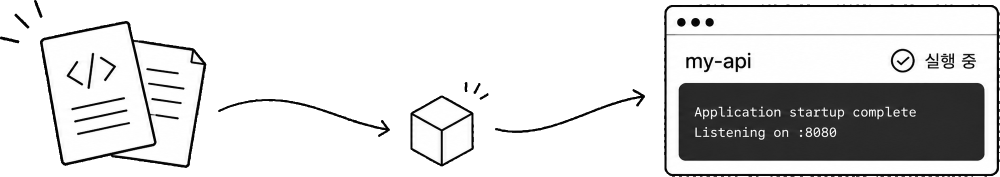
#> input picture web/src/assets/deploy_flow.png, 1999 x 353 px (shown at 1/2 size)
$ python measure.py ../src/assets/deploy_flow.png
#> lines starting #> are read from the running program, lines starting #| are printed output that depends on the picture; after the words box and inside, x2 and y2 are one past the last pixel; in counts of white or black regions, pixels touching at a corner belong together
#!/usr/bin/env python3
"""시안 PNG 계측기 — 행 밴드 / 괘선 / 밴드별 x덩어리(+색)를 뽑는다.

사용: python3 tools/measure.py <이미지> [--thr 190] [--band y0 y1] [--gap 14]
  기본        : 전체 행 밴드 + 가로/세로 괘선
  --band y0 y1: 그 구간 안의 x덩어리(단어 그룹)만 상세 출력
모든 좌표는 이미지 원본 px이다. CSS로 환산하려면 해당 렌더의 스케일로 나눈다.
"""
import sys
import numpy as np
from PIL import Image


def load(path):
#> called with path = '../src/assets/deploy_flow.png'
    im = Image.open(path)
#> im is the input picture: PIL image 1999x353 LA; mean R, G, B, A 213.4, 213.4, 213.4, 116.7
    return np.asarray(im.convert("L")), np.asarray(im.convert("RGB"))


def core_color(rgb, g, y0, y1, x0, x1, frac=25):
    reg = rgb[y0:y1, x0:x1].reshape(-1, 3)
    lum = g[y0:y1, x0:x1].reshape(-1)
    if len(lum) == 0:
        return (0, 0, 0)
    idx = np.argsort(lum)[: max(1, len(lum) // frac)]
    return tuple(np.median(reg[idx], axis=0).astype(int))


def runs(mask, minlen=1):
    out, st = [], None
    for i, s in enumerate(mask):
        if s and st is None:
            st = i
        elif not s and st is not None:
            if i - st >= minlen:
                out.append((st, i))
            st = None
    if st is not None:
        out.append((st, len(mask)))
    return out


def main():
    a = sys.argv[1:]
    path = a[0]
    thr = int(a[a.index("--thr") + 1]) if "--thr" in a else 190
    gap = int(a[a.index("--gap") + 1]) if "--gap" in a else 14
    g, rgb = load(path)
    H, W = g.shape
#> H = 353; W = 1999
    ink = g < thr
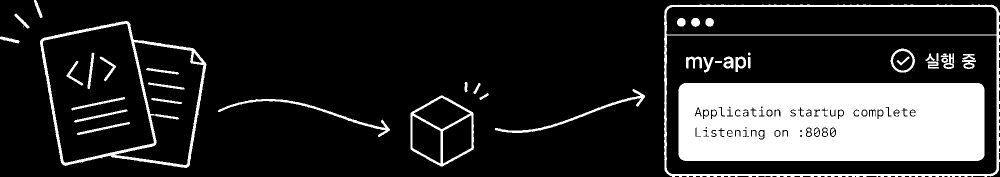
#> ink: shape (353, 1999) bool (shown at 1/2 size); 17.9% white; 63 white regions (2 under 20 px), largest, box (x1, y1, x2, y2) and area: (1357, 166, 1969, 322) 91395, (1328, 9, 1999, 353) 10317, (80, 42, 413, 336) 8178

    if "--band" in a:
        i = a.index("--band")
        y0, y1 = int(a[i + 1]), int(a[i + 2])
        col = ink[y0:y1].sum(axis=0)
        cl, st, last = [], None, None
        for x, c in enumerate(col > 0):
            if c:
                if st is None:
                    st = x
                last = x
            elif st is not None and x - last > gap:
                cl.append((st, last))
                st = None
        if st is not None:
            cl.append((st, last))
        print(f"# {path} band y{y0}-{y1} (thr={thr} gap={gap})")
        for s, e in cl:
            sub = ink[y0:y1, s : e + 1]
            ys = np.where(sub.sum(axis=1) > 0)[0]
            print(
                f"x {s:5d}-{e:5d} w={e-s+1:5d}  y {y0+ys[0]:5d}-{y0+ys[-1]:5d} h={ys[-1]-ys[0]+1:4d}  "
                f"color={core_color(rgb, g, y0, y1, s, e+1)}"
            )
        return

    print(f"# {path}  size={W}x{H}  bg={tuple(rgb[2,2])}  thr={thr}")
#| # ../src/assets/deploy_flow.png  size=1999x353  bg=(250, 250, 250)  thr=190
    print("## 행 밴드 (y0-y1 h  x0-x1  core색)")
    for s, e in runs(ink.sum(axis=1) > 0):
        xs = np.where(ink[s:e].sum(axis=0) > 0)[0]
        print(
            f"y {s:5d}-{e:5d} h={e-s:4d}  x {xs[0]:5d}-{xs[-1]:5d}  color={core_color(rgb,g,s,e,0,W)}"
        )
#> this loop made 1 pass
#> (s, e) on pass 1: (0, 353)
#| y     0-  353 h= 353  x     0- 1998  color=(7, 7, 7)

    print("## 가로 괘선 (폭 30% 이상, thr=243)")
    soft = g < 243
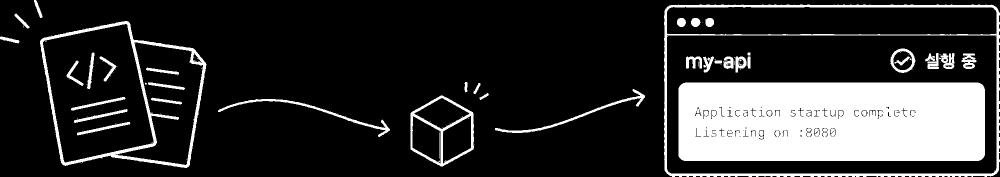
#> soft: shape (353, 1999) bool (shown at 1/2 size); 18.8% white; 101 white regions (63 under 20 px), largest, box (x1, y1, x2, y2) and area: (1357, 165, 1970, 322) 94522, (1328, 9, 1999, 353) 12018, (80, 42, 413, 336) 9000
    for y in range(H):
        n = soft[y].sum()
        if n > W * 0.3:
            xs = np.where(soft[y])[0]
            print(f"y={y:5d}  폭 {n:5d}  x {xs[0]}-{xs[-1]}  색 {tuple(rgb[y, W//2])}")
#> this loop made 353 passes
#> n on passes 1 to 3: 4, 5, 6
#| y=   10  폭   653  x 70-1986  색 (250, 250, 250)
#| y=   11  폭   656  x 71-1987  색 (250, 250, 250)
#| y=   12  폭   659  x 71-1989  색 (250, 250, 250)
#| y=   13  폭   663  x 72-1991  색 (250, 250, 250)
#| y=   14  폭   612  x 72-1992  색 (250, 250, 250)
#| y=   69  폭   705  x 116-1997  색 (250, 250, 250)
#| y=   70  폭   708  x 110-1998  색 (250, 250, 250)
#| y=  165  폭   648  x 94-1997  색 (250, 250, 250)
#> (further printed lines are left out)

    print("## 세로 괘선 (높이 20% 이상, thr=243)")
    for x in range(W):
        n = soft[:, x].sum()
        if n > H * 0.2:
            ys = np.where(soft[:, x])[0]
            print(f"x={x:5d}  높이 {n:5d}  y {ys[0]}-{ys[-1]}  색 {tuple(rgb[H//2, x])}")
#> this loop made 1999 passes
#| x=  179  높이    73  y 56-320  색 (136, 136, 136)
#| x=  180  높이    75  y 56-320  색 (255, 255, 255)
#| x=  181  높이    73  y 56-319  색 (252, 252, 252)
#| x=  182  높이    74  y 56-319  색 (251, 251, 251)
#| x=  183  높이    80  y 56-319  색 (251, 251, 251)
#| x=  304  높이    72  y 84-325  색 (255, 255, 255)
#| x=  821  높이    73  y 226-298  색 (250, 250, 250)
#| x=  822  높이    75  y 225-299  색 (250, 250, 250)
#> (further printed lines are left out)


if __name__ == "__main__":
    main()

$ run again, on web/src/assets/flow-cube.png
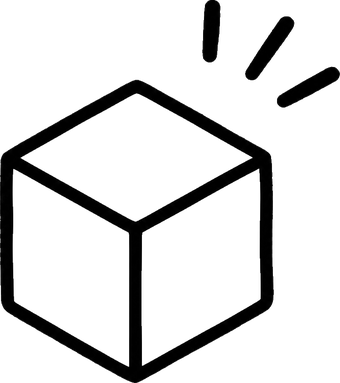
#> input picture web/src/assets/flow-cube.png, 340 x 383 px
#> in load, im is the input picture: PIL image 340x383 RGBA; mean R, G, B, A 92, 92, 92, 128.7
#> in main, `ink = g < thr`:
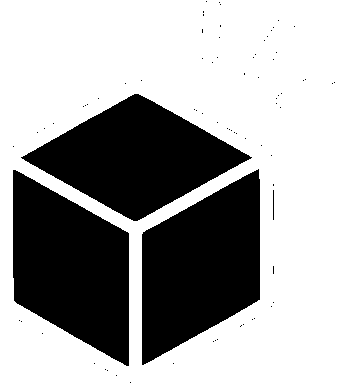
#> ink: shape (383, 340) bool; 64.5% white; 78 black regions (74 under 20 px), largest, box (x1, y1, x2, y2) and area: (142, 169, 260, 365) 15634, (13, 170, 129, 366) 15441, (21, 94, 252, 221) 15008, (273, 190, 274, 220) 30
#| # ../src/assets/flow-cube.png  size=340x383  bg=(0, 0, 0)  thr=190
#> the loop in main, `for s, e in runs(ink.sum(axis=1) > 0):` made 1 pass
#> (s, e) on pass 1: (0, 383)
#> (printed output is left out)
#> in main, `soft = g < 243`:
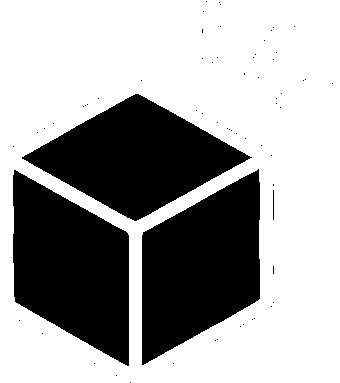
#> soft: shape (383, 340) bool; 64.8% white; 65 black regions (61 under 20 px), largest, box (x1, y1, x2, y2) and area: (142, 169, 260, 365) 15516, (13, 170, 129, 366) 15315, (22, 94, 252, 221) 14867, (273, 190, 274, 220) 30
#> the loop in main, `for y in range(H):` made 383 passes
#> n on passes 1 to 3: 340, 339, 339
#> (printed output is left out)
#> the loop in main, `for x in range(W):` made 340 passes
#> n on passes 1 to 3: 383, 383, 383
#> (printed output is left out)
